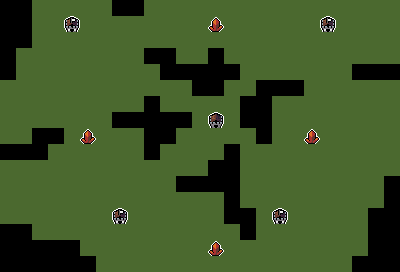

The image is a tile-based game level rendered from a .tmx file. Its description and complete source (layers, tilesets, objects, tile grids) follow:
An orthogonal 25x17 tile map with 16x16 px tiles, 3 tile layers (Tiles, Objects, Metadata).

<map version="1.10" tiledversion="1.10.0" orientation="orthogonal" renderorder="right-down" width="25" height="17" tilewidth="16" tileheight="16" infinite="0" nextlayerid="34" nextobjectid="102">
 <editorsettings>
  <export format="MUD Templates" />
 </editorsettings>
 <tileset firstgid="1" source="../../../tilesets/map-maker-tileset.tsx" />
 <group id="17" name="Tiles" offsetx="2.84217e-14" offsety="0">
  <properties>
   <property name="entityLayer" type="bool" value="true" />
  </properties>
  <layer id="2" name="Tiles" width="25" height="17">
   <properties>
    <property name="prototypeLayer" type="bool" value="true" />
   </properties>
   <data encoding="csv">
0,0,1,1,1,1,1,0,0,1,1,1,1,1,1,1,1,1,1,1,1,1,1,1,1,
0,0,1,1,1,1,1,1,1,1,1,1,1,1,1,1,1,1,1,1,1,1,1,1,1,
0,0,1,1,1,1,1,1,1,1,1,1,1,1,1,1,1,1,1,1,1,1,1,1,1,
0,1,1,1,1,1,1,1,1,0,0,1,1,0,1,1,1,1,1,1,1,1,1,1,1,
0,1,1,1,1,1,1,1,1,1,0,0,0,0,0,1,1,1,1,1,1,1,0,0,0,
1,1,1,1,1,1,1,1,1,1,1,1,0,0,1,1,0,0,0,1,1,1,1,1,1,
1,1,1,1,1,1,1,1,1,0,1,1,1,1,1,0,0,1,1,1,1,1,1,1,1,
1,1,1,1,1,1,1,0,0,0,0,0,1,1,1,0,0,1,1,1,1,1,1,1,1,
1,1,0,0,1,1,1,1,1,0,0,1,1,1,1,1,0,1,1,1,1,1,1,1,1,
0,0,0,1,1,1,1,1,1,0,1,1,1,1,0,1,1,1,1,1,1,1,1,1,1,
1,1,1,1,1,1,1,1,1,1,1,1,1,0,0,1,1,1,1,1,1,1,1,1,1,
1,1,1,1,1,1,1,1,1,1,1,0,0,0,0,1,1,1,1,1,1,1,1,1,0,
1,1,1,1,1,1,1,1,1,1,1,1,1,1,0,1,1,1,1,1,1,1,1,1,0,
1,1,1,1,1,1,1,1,1,1,1,1,1,1,0,0,1,1,1,1,1,1,1,0,0,
0,0,1,1,1,1,1,1,1,1,1,1,1,1,1,0,1,1,1,1,1,1,1,0,0,
0,0,0,0,0,1,1,1,1,1,1,1,1,1,1,1,1,1,1,1,1,1,1,0,0,
0,0,0,0,0,0,1,1,1,1,1,1,1,1,1,1,1,1,1,1,1,1,0,0,0
</data>
  </layer>
 </group>
 <group id="15" name="Objects">
  <properties>
   <property name="entityLayer" type="bool" value="true" />
  </properties>
  <layer id="10" name="Objects" width="25" height="17">
   <properties>
    <property name="prototypeLayer" type="bool" value="true" />
   </properties>
   <data encoding="csv">
0,0,0,0,0,0,0,0,0,0,0,0,0,0,0,0,0,0,0,0,0,0,0,0,0,
0,0,0,0,10,0,0,0,0,0,0,0,0,14,0,0,0,0,0,0,10,0,0,0,0,
0,0,0,0,0,0,0,0,0,0,0,0,0,0,0,0,0,0,0,0,0,0,0,0,0,
0,0,0,0,0,0,0,0,0,0,0,0,0,0,0,0,0,0,0,0,0,0,0,0,0,
0,0,0,0,0,0,0,0,0,0,0,0,0,0,0,0,0,0,0,0,0,0,0,0,0,
0,0,0,0,0,0,0,0,0,0,0,0,0,0,0,0,0,0,0,0,0,0,0,0,0,
0,0,0,0,0,0,0,0,0,0,0,0,0,0,0,0,0,0,0,0,0,0,0,0,0,
0,0,0,0,0,0,0,0,0,0,0,0,0,9,0,0,0,0,0,0,0,0,0,0,0,
0,0,0,0,0,14,0,0,0,0,0,0,0,0,0,0,0,0,0,14,0,0,0,0,0,
0,0,0,0,0,0,0,0,0,0,0,0,0,0,0,0,0,0,0,0,0,0,0,0,0,
0,0,0,0,0,0,0,0,0,0,0,0,0,0,0,0,0,0,0,0,0,0,0,0,0,
0,0,0,0,0,0,0,0,0,0,0,0,0,0,0,0,0,0,0,0,0,0,0,0,0,
0,0,0,0,0,0,0,0,0,0,0,0,0,0,0,0,0,0,0,0,0,0,0,0,0,
0,0,0,0,0,0,0,10,0,0,0,0,0,0,0,0,0,10,0,0,0,0,0,0,0,
0,0,0,0,0,0,0,0,0,0,0,0,0,0,0,0,0,0,0,0,0,0,0,0,0,
0,0,0,0,0,0,0,0,0,0,0,0,0,14,0,0,0,0,0,0,0,0,0,0,0,
0,0,0,0,0,0,0,0,0,0,0,0,0,0,0,0,0,0,0,0,0,0,0,0,0
</data>
  </layer>
  <layer id="33" name="Metadata" width="25" height="17">
   <properties>
    <property name="prototypeLayer" type="bool" value="true" />
   </properties>
   <data encoding="csv">
0,0,0,0,0,0,0,0,0,0,0,0,0,0,0,0,0,0,0,0,0,0,0,0,0,
0,0,0,0,0,0,0,0,0,0,0,0,0,0,0,0,0,0,0,0,0,0,0,0,0,
0,0,0,0,0,0,0,0,0,0,0,0,0,0,0,0,0,0,0,0,0,0,0,0,0,
0,0,0,0,0,0,0,0,0,0,0,0,0,0,0,0,0,0,0,0,0,0,0,0,0,
0,0,0,0,0,0,0,0,0,0,0,0,0,0,0,0,0,0,0,0,0,0,0,0,0,
0,0,0,0,0,0,0,0,0,0,0,0,0,0,0,0,0,0,0,0,0,0,0,0,0,
0,0,0,0,0,0,0,0,0,0,0,0,0,0,0,0,0,0,0,0,0,0,0,0,0,
0,0,0,0,0,0,0,0,0,0,0,0,0,0,0,0,0,0,0,0,0,0,0,0,0,
0,0,0,0,0,0,0,0,0,0,0,0,0,0,0,0,0,0,0,0,0,0,0,0,0,
0,0,0,0,0,0,0,0,0,0,0,0,0,0,0,0,0,0,0,0,0,0,0,0,0,
0,0,0,0,0,0,0,0,0,0,0,0,0,0,0,0,0,0,0,0,0,0,0,0,0,
0,0,0,0,0,0,0,0,0,0,0,0,0,0,0,0,0,0,0,0,0,0,0,0,0,
0,0,0,0,0,0,0,0,0,0,0,0,0,0,0,0,0,0,0,0,0,0,0,0,0,
0,0,0,0,0,0,0,0,0,0,0,0,0,0,0,0,0,0,0,0,0,0,0,0,0,
0,0,0,0,0,0,0,0,0,0,0,0,0,0,0,0,0,0,0,0,0,0,0,0,0,
0,0,0,0,0,0,0,0,0,0,0,0,0,0,0,0,0,0,0,0,0,0,0,0,0,
0,0,0,0,0,0,0,0,0,0,0,0,0,0,0,0,0,0,0,0,0,0,0,0,0
</data>
  </layer>
  <objectgroup id="18" name="Portals" />
 </group>
</map>
